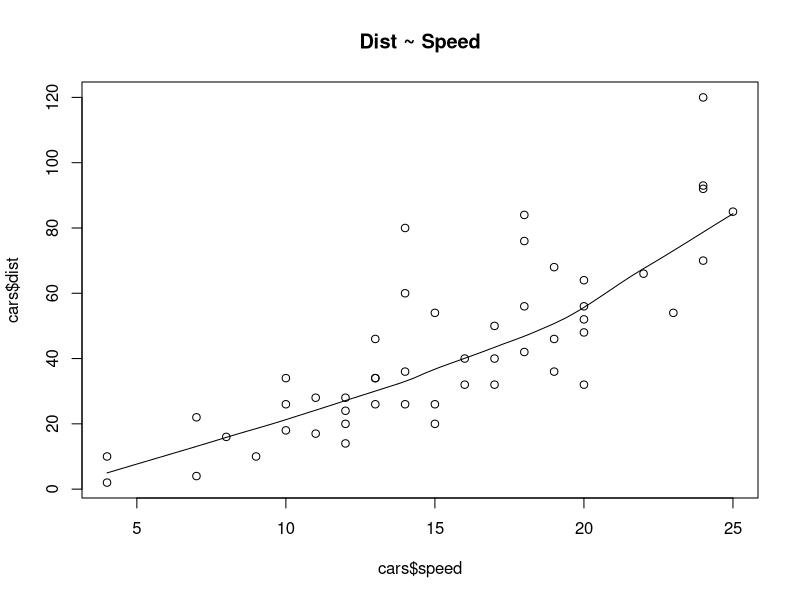
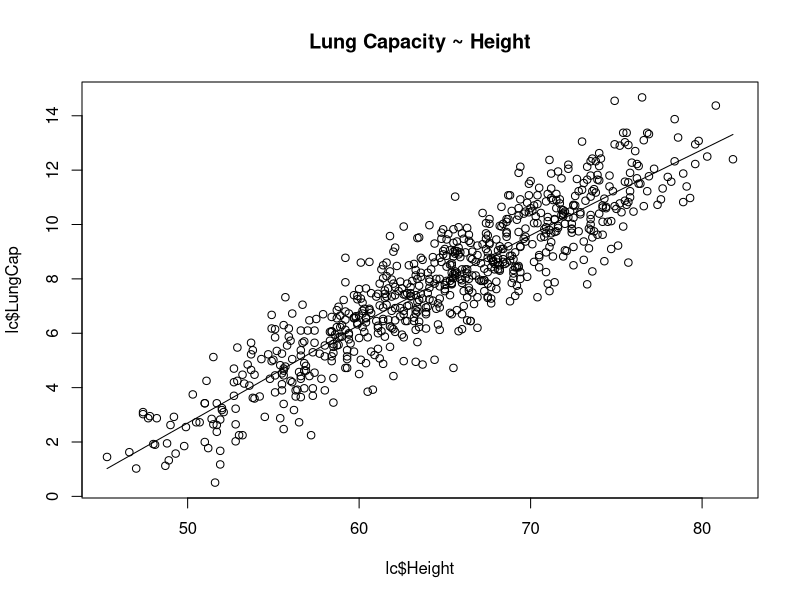
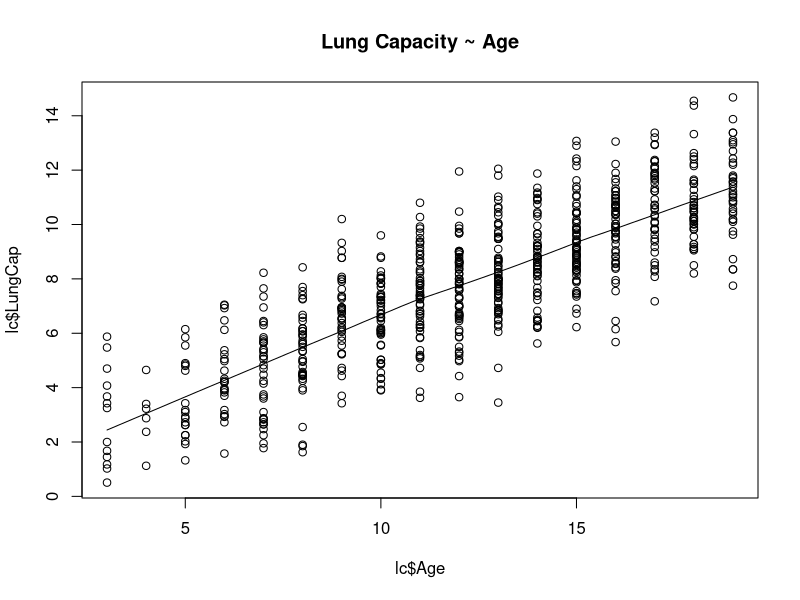
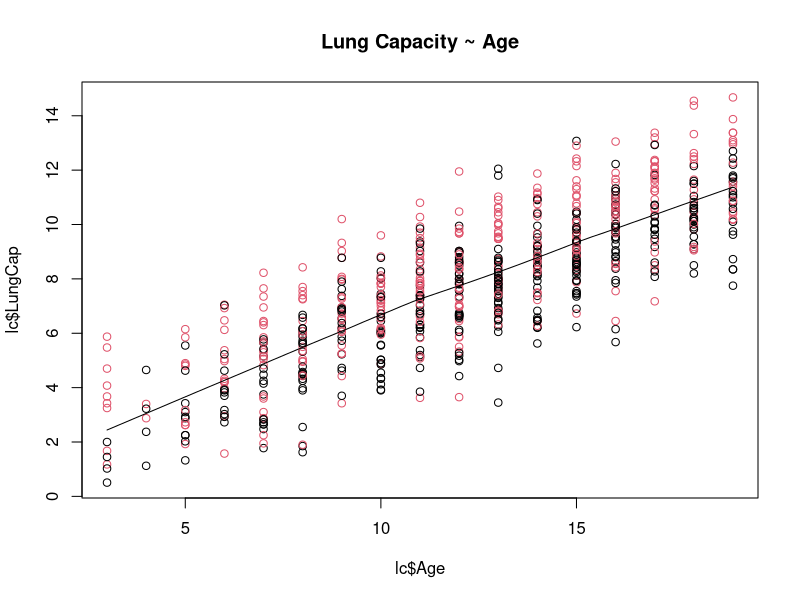
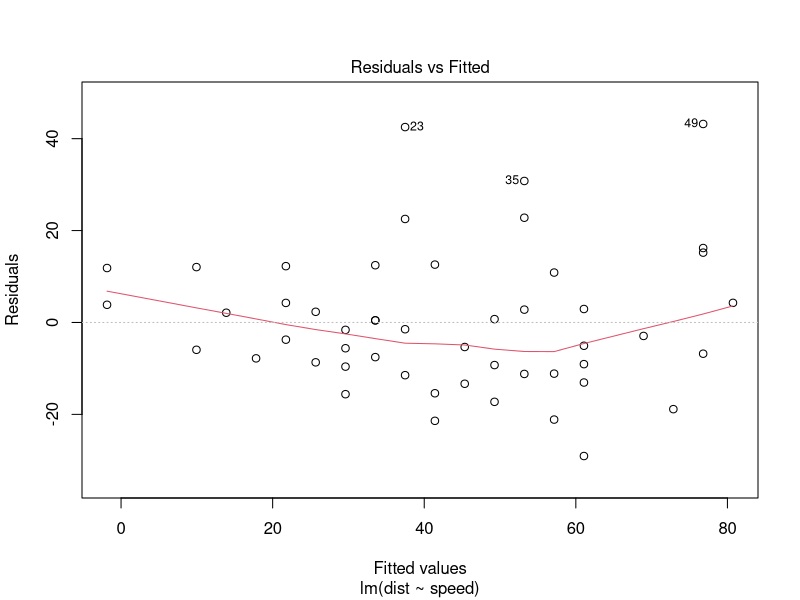
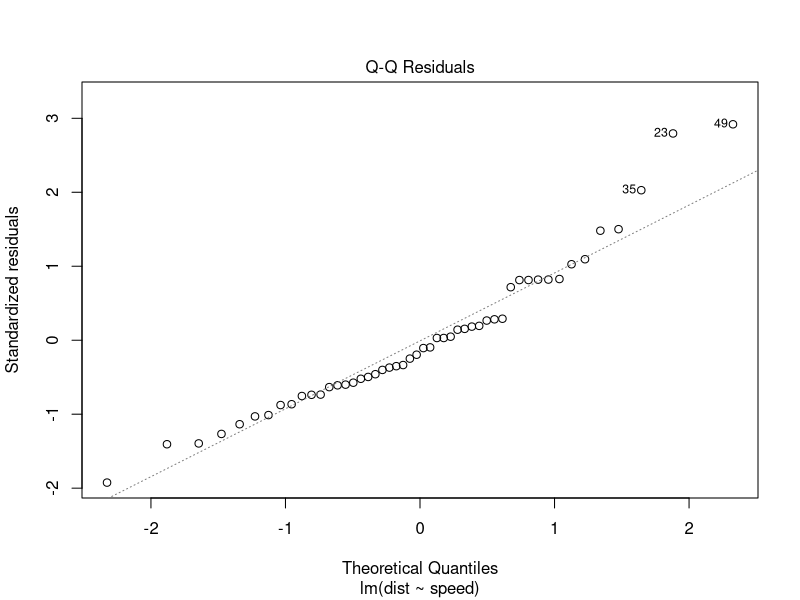
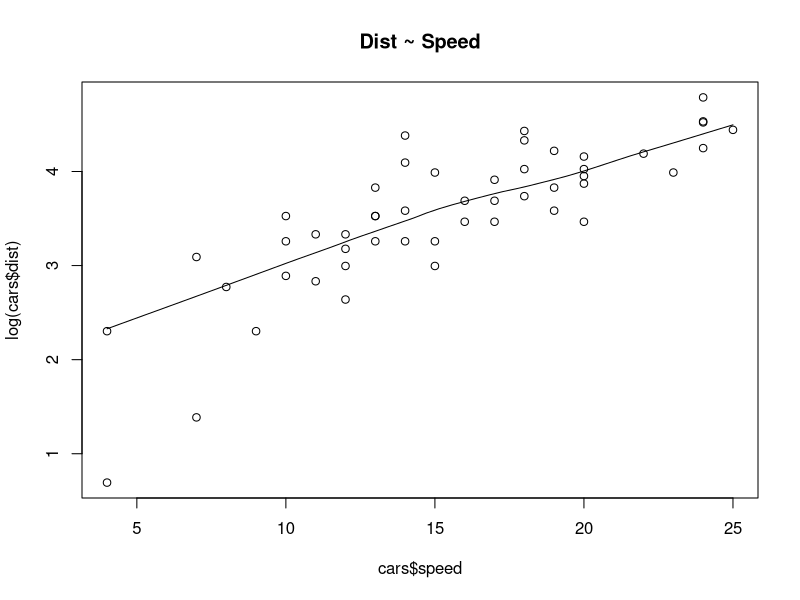
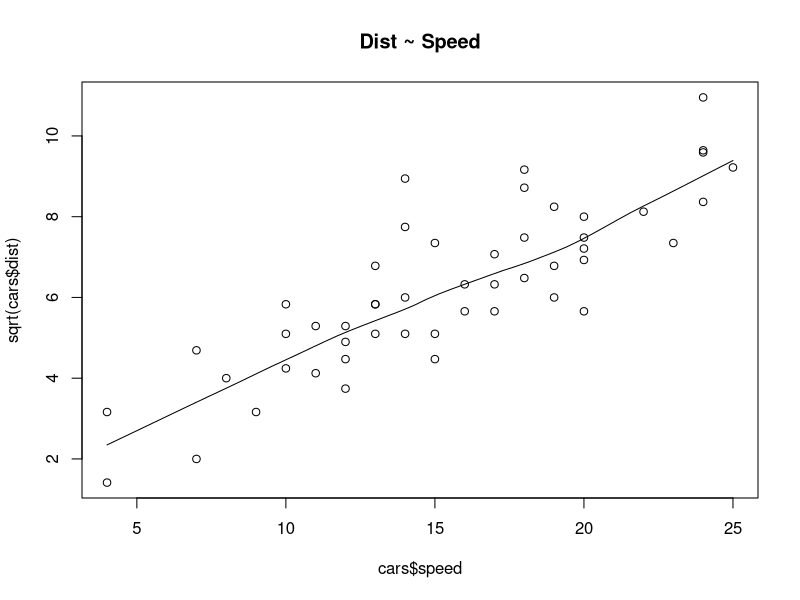

These figures' R source, in order:
## ---- chunk 1
knitr::opts_chunk$set(echo = FALSE)
knitr::opts_chunk$set(message=FALSE)

library(tidyverse)
library(patchwork)

knitr::opts_chunk$set(message=FALSE)
theme_set(theme_minimal())
## ---- chunk 2
head(cars)  # display the first 6 observations
tail(cars)  # display the last 6 observations
summary(cars)
## ---- chunk 3
scatter.smooth(x=cars$speed, y=cars$dist, main="Dist ~ Speed")  # scatterplot
## ---- chunk 4
    lc <- read.delim("LungCap.txt") # read data
## ---- chunk 5
    head(lc)
    tail(lc)
    summary(lc)
## ---- chunk 6
    scatter.smooth(x=lc$Height, y=lc$LungCap, main="Lung Capacity ~ Height")
    scatter.smooth(x=lc$Age, y=lc$LungCap, main="Lung Capacity ~ Age")
## ---- chunk 7
scatter.smooth(x=lc$Age, y=lc$LungCap, col = as.factor(lc$Gender), main="Lung Capacity ~ Age")
## ---- chunk 8
cor(cars$speed, cars$dist)  # calculate correlation between speed and distance 
## ---- chunk 9
model <- lm(dist ~ speed, data=cars)  # build linear regression model on full data
print(model)
## ---- chunk 10
    cor(lc$LungCap, lc$Age)  # calculate correlation between speed and distance 
## ---- chunk 11
    model2 <- lm(LungCap ~ Age, data=lc) 
    print(model2)
## ---- chunk 12
model3 <- lm(LungCap ~ Age + Gender, data=lc) 
print(model3)
## ---- chunk 13
plot(model, which = 1) # check homoscedasticity and linearity
plot(model, which = 2) # check normality
## ---- chunk 14
scatter.smooth(x=cars$speed, y=log(cars$dist), main="Dist ~ Speed")  # scatterplot
## ---- chunk 15
scatter.smooth(x=cars$speed, y=sqrt(cars$dist), main="Dist ~ Speed")  # scatterplot
## ---- chunk 16
scatter.smooth(x=cars$speed, y=(cars$dist)^2, main="Dist ~ Speed")  # scatterplot
## ---- chunk 17
model <- lm(sqrt(dist) ~ speed, data=cars)  
print(model)
plot(model, which = 1)
plot(model, which = 2)
## ---- chunk 18
    plot(model2, which = 1)
    plot(model2, which = 2)
## ---- chunk 19
summary(model)  # model summary
## ---- chunk 20
newspeed <- data.frame(speed=c(10,20,5))
newdist <- predict(model, newspeed, interval = "prediction")
# in this case, we transformed the variables, so we need to reverse the transformation
dist <- newdist^2
print(dist)
## ---- chunk 21
    newage <- data.frame(Age=c(16))
    newLC <- predict(model2, newage)
## ---- chunk 22
newdat <- data.frame(Age = c(10), Gender = c("female"))
predict(model3, newdat)
